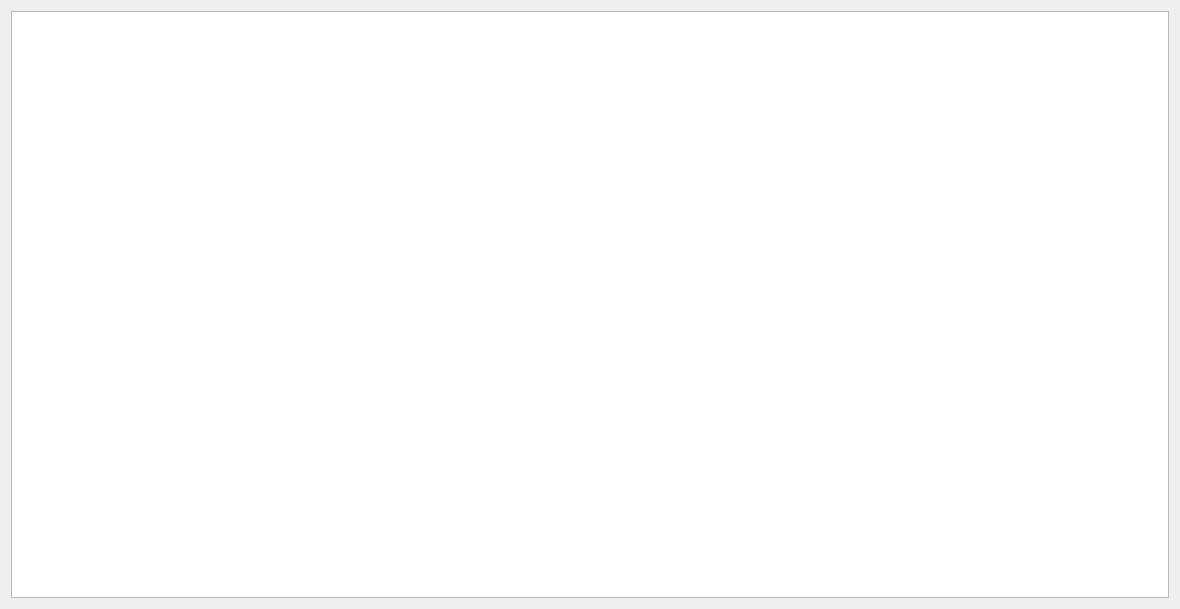
<?xml version="1.0" encoding="UTF-8"?>
<ui version="4.0">
 <class>ActivityForm</class>
 <widget class="QWidget" name="ActivityForm">
  <property name="geometry">
   <rect>
    <x>0</x>
    <y>0</y>
    <width>1180</width>
    <height>609</height>
   </rect>
  </property>
  <property name="windowTitle">
   <string>Activities</string>
  </property>
  <layout class="QHBoxLayout" name="horizontalLayout">
   <item>
    <widget class="QTableView" name="tableView">
     <property name="alternatingRowColors">
      <bool>true</bool>
     </property>
     <property name="selectionMode">
      <enum>QAbstractItemView::SingleSelection</enum>
     </property>
     <property name="selectionBehavior">
      <enum>QAbstractItemView::SelectRows</enum>
     </property>
     <property name="sortingEnabled">
      <bool>true</bool>
     </property>
    </widget>
   </item>
  </layout>
 </widget>
 <resources/>
 <connections/>
</ui>
